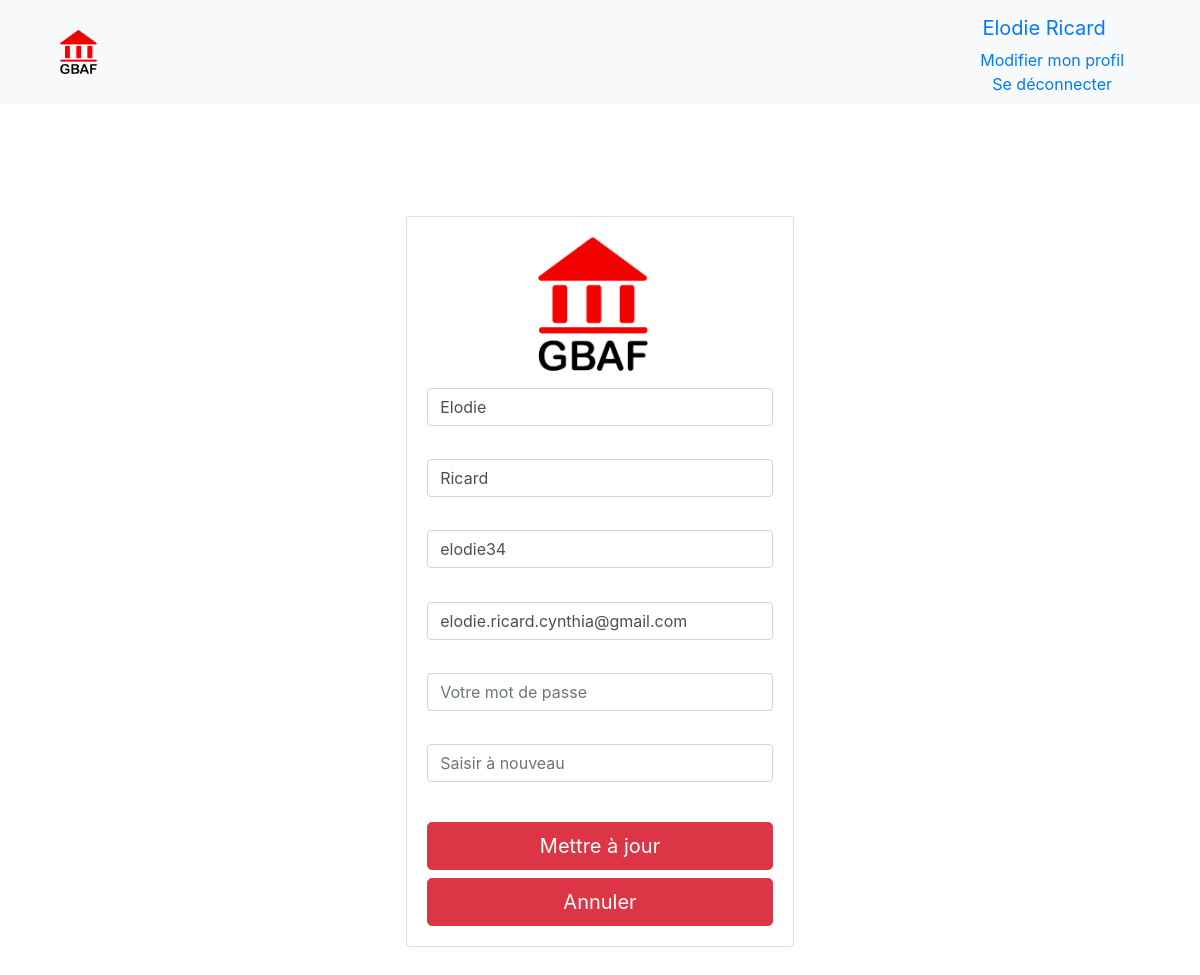
The page /profileditor.php (signed in) on the database its author committed.
### tables this page shows
CREATE TABLE `membres` (
  `id` int(11) NOT NULL,
  `nom` varchar(255) NOT NULL,
  `prenom` varchar(255) NOT NULL,
  `mail` varchar(255) NOT NULL,
  `password` varchar(255) NOT NULL,
  `date_inscription` timestamp NULL DEFAULT CURRENT_TIMESTAMP,
  `pseudo` varchar(255) NOT NULL,
  `question` text,
  `reponse` text
);

### profileditor.php (the view, shortened to what this page needs)
<?php
$bdd = new PDO('mysql:host=localhost;dbname=espace_membre;charset=utf8', 'root', 'root');
if(isset($_SESSION['id']))
{
    $reqmember = $bdd->prepare("SELECT * FROM membres WHERE id = ?");
    $reqmember->execute(array($_SESSION['id']));
    $member = $reqmember->fetch();
?>
<!DOCTYPE html>
<html lang="fr">
<head>
    <link href="style.css" rel="stylesheet">
    <link rel="stylesheet" href="https://maxcdn.bootstrapcdn.com/bootstrap/4.0.0/css/bootstrap.min.css">
</head>
<body>
    <header>
    <div class="os-content bg-light">
    <img class="img-fluid" src="./images/logo_gbaf.png" style="max-height: 45px">
        <nav class="navbar navbar-expand-lg  ">
            <a class="navbar-brand navbar-mobile" href="profil.php">
                        <?php echo $_SESSION['prenom'] . " " .$_SESSION['nom']?>
                        <a href="profileditor.php"> Modifier mon profil</a>
                        <a href="deconnexion.php"> Se déconnecter</a>
        </nav>
</header>
<div class="os-content">
            <div class="container pt-5">
                        <div class="row">
                            <div class="col-lg-3 col-md-12"></div>
                                <div class="col-lg-6">
                                    <div class="card">
                                        <div class="card-body" id="inscriptionForm">
                                        <img class="img-fluid max-auto d-block pd-4 logo" src="./images/logo_gbaf.png" style="max-height: 150px">
                                            <div class="form-group">
                                                <input class="form-control" type="text" placeholder="Votre Prénom" id="prenom" name="newprenom" value="<?php echo $member['prenom']; ?>"/>
                                            </div>
                                            <div class="form-group">
                                                <input class="form-control" type="text" placeholder="Votre Nom" id="nom" name="newnom" value="<?php echo $member['nom']; ?>"/>
                                            </div>
                                            <div class="form-group">
                                                <input type="text" placeholder="Votre Pseudo" id="inputPseudo" class="form-control"name="newpseudo" value="<?php echo $member['pseudo']; ?>"/>
                                            </div>
                                            <div class="form-group">
                                                <input class="form-control" type="email" placeholder="Votre Email" id="mail" name="mail" value="<?php echo $member['mail']; ?>"/>
                                            </div>
                                            <div class="form-group">
                                                <input class="form-control" type="password" placeholder="Votre mot de passe" id="mdp" name="mdp"/>
                                            </div>
                                            <div class="form-group">
                                                <input class="form-control" type="password" placeholder="Saisir à nouveau" id="mdp2" name="mdp2"/>
                                            </div>
                <br/>
                    <input type="submit" name="update" class="btn btn-block btn-danger btn-lg float-right"  value=" Mettre à jour"/>
                    <input type="submit" name="back" class="btn btn-block btn-danger btn-lg float-right" value=" Annuler"/>
    </div>
                                        </div>
                                    </div>
                                </div>
                        </div>
                    </div>
            <div class="col-lg-3 col-md-12"></div>
</body>
</html>
<?php
}
else
{
    header("Location: connexion.php");
}
?>

### style.css (style rules this page uses)
body { margin:2px 5px 2em 0; }
nav { display: flex !important; flex-direction: column !important; }
.card-body { display: flex; flex-direction: column; }
.logo { width: 32%; height: 32%; margin-left: 32%; }
.btn { background-color: red; }
.container { margin-top: 5%; }
.form-group { color:red; margin-top:5%; }
.os-content { display: flex; align-items: center; justify-content: space-between; padding-left: 5%; padding-right: 5%; }
.navbar { position:relative; display: flex; flex-wrap: wrap; align-items: center; justify-content: space-between; padding: .5rem 1rem; }
.card { max-width: 80%; margin: 2% 12% 2% 12%; }

### rows shown on the page
membres: newprenom "Elodie", newnom "Ricard", newpseudo "elodie34", mail "elodie.ricard.cynthia@gmail.com"

### other values the page prints
$_SESSION['prenom'] "Elodie"
$_SESSION['nom'] "Ricard"
